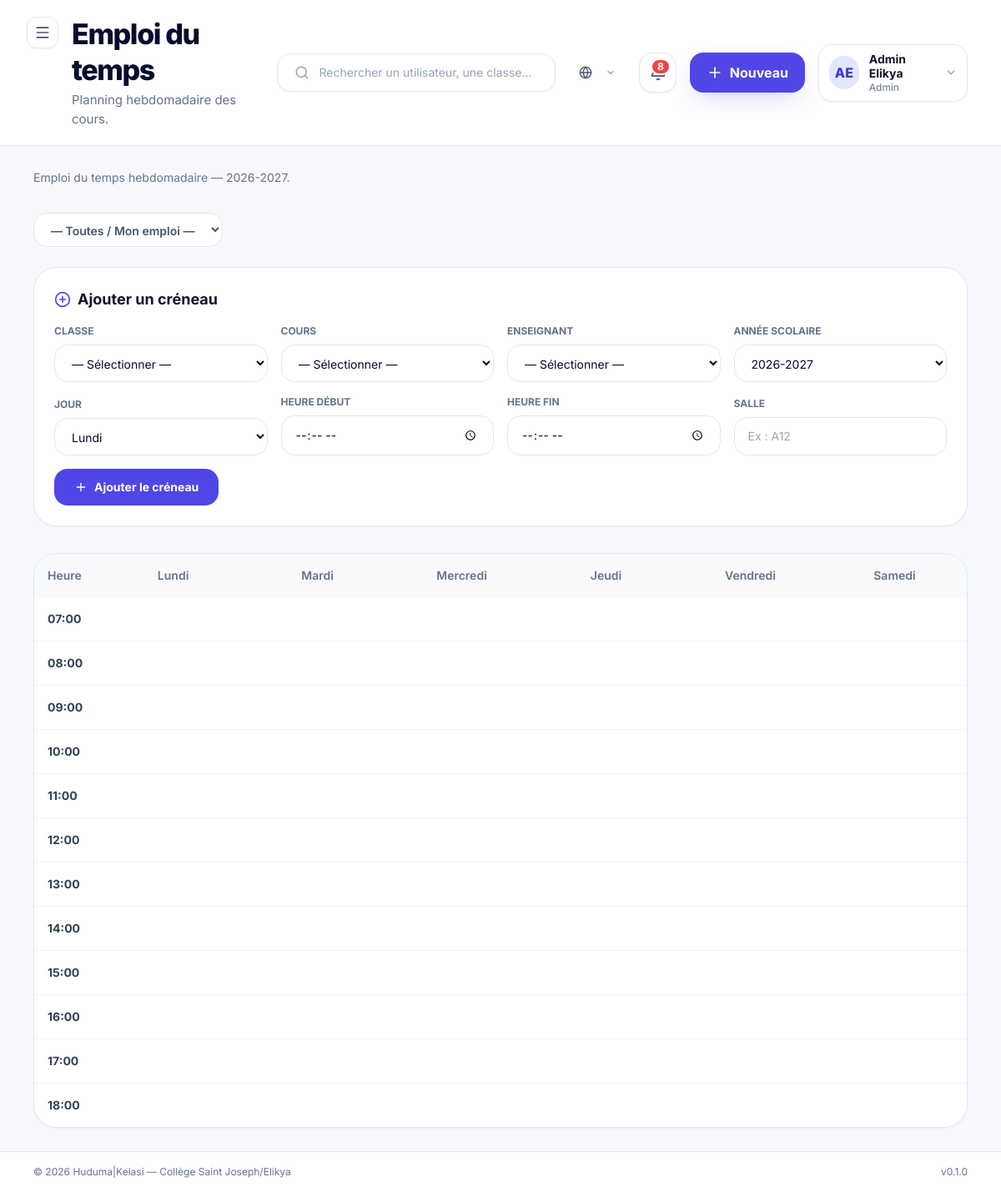
The page /schedule/ (signed in) on the database its author committed.
### apps/accounts/models.py (models this page shows, shortened)
class User(AbstractBaseUser, PermissionsMixin, BaseModel):
    email = models.EmailField(
        unique=True,
        verbose_name=_("Email"),
        help_text=_("Adresse email utilisée comme identifiant de connexion."),
    )
    first_name = models.CharField(
        max_length=80,
        verbose_name=_("Prénom"),
    )
    last_name = models.CharField(
        max_length=80,
        verbose_name=_("Nom"),
    )
    role = models.CharField(
        max_length=30,
        choices=UserRole.choices,
        default=UserRole.ELEVE,
        verbose_name=_("Rôle"),
        help_text=_("Rôle de l'utilisateur dans la plateforme."),
    )
    phone = models.CharField(
        max_length=30,
        blank=True,
        default="",
        verbose_name=_("Téléphone"),
    )
    avatar = models.ImageField(
        upload_to="avatars/",
        blank=True,
        null=True,
        verbose_name=_("Avatar"),
    )
    is_active = models.BooleanField(
        default=True,
        verbose_name=_("Actif"),
    )
    is_staff = models.BooleanField(
        default=False,
        verbose_name=_("Accès admin Django"),
    )
    date_joined = models.DateTimeField(
        auto_now_add=True,
        verbose_name=_("Date d'inscription"),
    )
    USERNAME_FIELD = "email"
    REQUIRED_FIELDS = ["first_name", "last_name"]
    objects = UserManager()
    class Meta:
        verbose_name = _("Utilisateur")
        verbose_name_plural = _("Utilisateurs")
        ordering = ["last_name", "first_name"]
        indexes = [
            models.Index(fields=["role"]),
            models.Index(fields=["is_active"]),
        ]
    @property
    def is_admin(self) -> bool:
        return self.role == UserRole.ADMIN
    @property
    def full_name(self) -> str:
        return f"{self.first_name} {self.last_name}".strip()
    @property
    def short_label(self) -> str:
        return ROLE_SHORT_LABELS.get(self.role, self.role)
    @property
    def initials(self) -> str:
        first = (self.first_name or "").strip()
        last = (self.last_name or "").strip()
        if first and last:
            return f"{first[0]}{last[0]}".upper()
        if first:
            return first[0].upper()
        if self.email:
            return self.email[0].upper()
        return "?"

### apps/academic/models.py (models this page shows, shortened)
class AnneeScolaire(BaseModel):
    libelle = models.CharField(
        max_length=20,
        unique=True,
        verbose_name=_("Libellé"),
        help_text=_("Exemple : 2026-2027"),
    )
    date_debut = models.DateField(verbose_name=_("Date de début"))
    date_fin = models.DateField(verbose_name=_("Date de fin"))
    est_active = models.BooleanField(
        default=False,
        verbose_name=_("Année active"),
    )
    class Meta:
        verbose_name = _("Année scolaire")
        verbose_name_plural = _("Années scolaires")
        ordering = ["-date_debut"]

### apps/schedule/views.py (the view, shortened to what this page needs)
# urls.py: path("", ScheduleView.as_view(), name="timetable"),
class ScheduleView(RoleRequiredMixin, TemplateView):
    template_name = "pages/schedule/timetable.html"
    allowed_roles = [UserRole.ADMIN, UserRole.DIRECTEUR_ETUDES, UserRole.ENSEIGNANT, UserRole.ELEVE]
    def get_context_data(self, **kwargs):
        ctx = super().get_context_data(**kwargs)
        ctx["page_title"] = "Emploi du temps"
        ctx["page_subtitle"] = "Planning hebdomadaire des cours."
        ctx["classes"] = Classe.objects.all().order_by("nom")
        ctx["jours"] = Creneau.Jour.choices
        heures = [f"{h:02d}:00" for h in range(7, 19)]
        ctx["heures"] = heures
        classe_id = self.request.GET.get("classe", "")
        annee_active = AnneeScolaire.objects.filter(est_active=True).first()
        if not annee_active:
            annee_active = AnneeScolaire.objects.order_by("-date_debut").first()
        if classe_id:
            ctx["active_classe"] = classe_id
            creneaux = Creneau.objects.filter(
                classe_id=classe_id,
                annee_scolaire=annee_active,
            ).select_related("cours", "enseignant", "classe")
        elif self.request.user.role == UserRole.ENSEIGNANT:
            creneaux = Creneau.objects.filter(
                enseignant=self.request.user,
                annee_scolaire=annee_active,
            ).select_related("cours", "enseignant", "classe")
        else:
            creneaux = Creneau.objects.none()
        grille = {}
        for creneau in creneaux:
            jour = creneau.jour
            heure_key = creneau.heure_debut.strftime("%H:%M")
            if jour not in grille:
                grille[jour] = {}
            grille[jour][heure_key] = creneau
        ctx["grille"] = grille
        ctx["annee_active"] = annee_active
        if self.request.user.role in [UserRole.ADMIN, UserRole.DIRECTEUR_ETUDES]:
            ctx["cours_list"] = Cours.objects.all().order_by("nom")
            ctx["enseignants"] = User.objects.filter(
                role=UserRole.ENSEIGNANT, is_active=True
            ).order_by("last_name", "first_name")
            ctx["annees"] = AnneeScolaire.objects.all().order_by("-date_debut")
        return ctx

### apps/core/context_processors.py (called while the page is built)
def _get_unread_count(user):
    try:
        from apps.notifications.models import Notification
        return Notification.objects.filter(destinataire=user, lu=False).count()
    except Exception:
        return 0

### apps/core/managers.py (called while the page is built)
    def get_queryset(self):
        return super().get_queryset().filter(deleted_at__isnull=True)

### apps/core/mixins.py (called while the page is built)
    def dispatch(self, request, *args, **kwargs):
        user = request.user
        if not user.is_authenticated:
            return self.handle_no_permission()
        if self.allowed_roles and user.role not in self.allowed_roles:
            raise PermissionDenied(
                "Votre rôle ne vous permet pas d'accéder à cette page."
            )
        return super().dispatch(request, *args, **kwargs)

### apps/core/templatetags/huduma_tags.py (called while the page is built)
@register.filter
def get_item(obj, key):
    if obj is None:
        return None
    if isinstance(obj, dict):
        return obj.get(key)
    return getattr(obj, key, None)

### templates/pages/schedule/timetable.html (shortened to what this page needs)
{% extends "layouts/dashboard.html" %}
{% load huduma_tags %}
{% load static %}
{% block content %}
  <section class="mb-8">
    <p class="text-sm text-slate-500 max-w-2xl">
      Emploi du temps hebdomadaire
      {% if annee_active %}— {{ annee_active.libelle }}{% endif %}.
    </p>
  </section>
  {% if request.user.is_admin or request.user.is_director %}
  <section class="flex items-center gap-4 mb-6">
    <form method="get" action="{% url 'schedule:timetable' %}" class="flex items-center gap-3">
      <select name="classe" class="bg-white border border-slate-200 rounded-2xl px-4 py-2.5 text-sm font-semibold text-slate-600 focus:border-indigo-500 outline-none" onchange="this.form.submit()">
        <option value="">— Toutes / Mon emploi —</option>
      </select>
    </form>
  </section>
  {% endif %}
  {% if request.user.is_admin or request.user.is_director %}
  <section class="bg-white border border-slate-200 rounded-[28px] shadow-sm p-6 mb-8">
    <h2 class="font-bold text-slate-900 text-lg mb-4 flex items-center gap-2">
      <i data-lucide="plus-circle" class="w-5 h-5 text-indigo-600"></i>
      Ajouter un créneau
    </h2>
    <form method="post" action="{% url 'schedule:creneau_create' %}" class="grid sm:grid-cols-2 lg:grid-cols-4 gap-4 items-end">
      <div>
        <label class="block text-xs font-bold text-slate-500 uppercase mb-2">Classe</label>
        <select name="classe" class="w-full bg-white border border-slate-200 rounded-2xl px-4 py-3 text-sm focus:border-indigo-500 outline-none">
          <option value="">— Sélectionner —</option>
        </select>
      </div>
      <div>
        <label class="block text-xs font-bold text-slate-500 uppercase mb-2">Cours</label>
        <select name="cours" class="w-full bg-white border border-slate-200 rounded-2xl px-4 py-3 text-sm focus:border-indigo-500 outline-none">
          <option value="">— Sélectionner —</option>
        </select>
      </div>
      <div>
        <label class="block text-xs font-bold text-slate-500 uppercase mb-2">Enseignant</label>
        <select name="enseignant" class="w-full bg-white border border-slate-200 rounded-2xl px-4 py-3 text-sm focus:border-indigo-500 outline-none">
          <option value="">— Sélectionner —</option>
        </select>
      </div>
      <div>
        <label class="block text-xs font-bold text-slate-500 uppercase mb-2">Année scolaire</label>
        <select name="annee_scolaire" class="w-full bg-white border border-slate-200 rounded-2xl px-4 py-3 text-sm focus:border-indigo-500 outline-none">
          {% for a in annees %}<option value="{{ a.pk }}" {% if annee_active and a.pk == annee_active.pk %}selected{% endif %}>{{ a.libelle }}</option>{% endfor %}
        </select>
      </div>
      <div>
        <label class="block text-xs font-bold text-slate-500 uppercase mb-2">Jour</label>
        <select name="jour" class="w-full bg-white border border-slate-200 rounded-2xl px-4 py-3 text-sm focus:border-indigo-500 outline-none">
          {% for value, label in jours %}<option value="{{ value }}">{{ label }}</option>{% endfor %}
        </select>
      </div>
      <div>
        <label class="block text-xs font-bold text-slate-500 uppercase mb-2">Heure début</label>
        <input type="time" name="heure_debut" class="w-full bg-white border border-slate-200 rounded-2xl px-4 py-3 text-sm focus:border-indigo-500 outline-none">
      </div>
      <div>
        <label class="block text-xs font-bold text-slate-500 uppercase mb-2">Heure fin</label>
        <input type="time" name="heure_fin" class="w-full bg-white border border-slate-200 rounded-2xl px-4 py-3 text-sm focus:border-indigo-500 outline-none">
      </div>
      <div>
        <label class="block text-xs font-bold text-slate-500 uppercase mb-2">Salle</label>
        <input type="text" name="salle" placeholder="Ex : A12" class="w-full bg-white border border-slate-200 rounded-2xl px-4 py-3 text-sm focus:border-indigo-500 outline-none">
      </div>
      <div class="sm:col-span-2 lg:col-span-4">
        <button type="submit"
                class="bg-indigo-600 text-white px-6 py-3 rounded-2xl font-bold text-sm hover:bg-indigo-700 flex items-center gap-2 transition-colors">
          <i data-lucide="plus" class="w-4 h-4"></i>
          Ajouter le créneau
        </button>
      </div>
    </form>
  </section>
  {% endif %}
  <section class="bg-white border border-slate-200 rounded-[28px] shadow-sm overflow-hidden">
    <div class="overflow-x-auto">
      <table class="w-full text-left border-collapse">
        <thead class="bg-slate-50">
          <tr class="text-sm text-slate-500">
            <th class="px-4 py-4 font-semibold text-left sticky left-0 bg-slate-50">Heure</th>
            {% for value, label in jours %}
              <th class="px-4 py-4 font-semibold text-center min-w-[160px]">{{ label }}</th>
            {% endfor %}
          </tr>
        </thead>
        <tbody class="divide-y divide-slate-100 text-sm">
          {% for heure in heures %}
            <tr class="hover:bg-slate-50">
              <td class="px-4 py-4 font-bold text-slate-700 sticky left-0 bg-white">{{ heure }}</td>
              {% for value, label in jours %}
                <td class="px-2 py-2 text-center">
                </td>
              {% endfor %}
            </tr>
          {% endfor %}
        </tbody>
      </table>
    </div>
  </section>
{% endblock %}

### templates/partials/navbar.html (shortened to what this page needs)
<div class="flex flex-col lg:flex-row lg:items-center justify-between gap-6 w-full">
  <div class="flex items-start gap-4">
    <button
      @click="sidebarOpen = !sidebarOpen"
      class="xl:hidden p-2 -ml-2 rounded-xl bg-white border border-slate-200 text-slate-600 hover:bg-slate-50 shadow-sm"
      aria-label="Basculer la sidebar"
    >
      <i data-lucide="menu" class="w-5 h-5"></i>
    </button>
    <div>
      <h2 class="text-[26px] lg:text-[34px] font-extrabold tracking-[-0.04em] text-kelasi-ink leading-tight">
        {% block navbar_title %}{{ page_title|default:"Tableau de bord" }}{% endblock %}
      </h2>
      {% if page_subtitle %}
        <p class="mt-1 text-slate-500 text-[14px] lg:text-[15px]">{{ page_subtitle }}</p>
      {% endif %}
    </div>
  </div>
  <div class="flex items-center gap-4">
    <div class="hidden md:flex items-center gap-3 w-[300px] lg:w-[360px] bg-white border border-slate-200 rounded-2xl px-5 py-3 shadow-sm">
      <i data-lucide="search" class="w-5 h-5 text-slate-400"></i>
      <input
        type="text"
        placeholder="Rechercher un utilisateur, une classe..."
        class="w-full outline-none text-sm bg-transparent text-slate-700 placeholder:text-slate-400"
      >
    </div>
    {% include "partials/language_switcher.html" %}
    <a
      href="{% url 'notifications:list' %}"
      class="relative w-12 h-12 rounded-2xl bg-white border border-slate-200 flex items-center justify-center shadow-sm hover:bg-slate-50"
      title="Notifications"
    >
      {% if unread_notifications_count > 0 %}
        <span class="absolute top-1.5 right-1.5 min-w-[20px] h-5 px-1.5 bg-red-500 text-white text-xs font-bold rounded-full flex items-center justify-center border-2 border-white">
          {{ unread_notifications_count }}
        </span>
      {% endif %}
    </a>
    {% if current_user_role == 'admin' %}
      <button class="hidden sm:flex bg-indigo-600 text-white px-5 py-3 rounded-2xl font-bold items-center gap-2 shadow-indigo-glow hover:bg-indigo-700 transition-colors">
        <i data-lucide="plus" class="w-5 h-5"></i>
        Nouveau
      </button>
    {% endif %}
    <div class="relative" x-data="{ userMenuOpen: false }">
      <button
        @click="userMenuOpen = !userMenuOpen"
        class="flex items-center gap-3 bg-white border border-slate-200 rounded-2xl px-3 py-2 shadow-sm hover:bg-slate-50"
      >
        <span class="w-10 h-10 rounded-full bg-indigo-100 text-indigo-700 flex items-center justify-center font-extrabold">
          {{ request.user.initials }}
        </span>
        <div class="hidden lg:block text-left">
          <p class="text-sm font-bold text-slate-900 leading-tight">{{ request.user.full_name }}</p>
          <p class="text-xs text-slate-500">{{ request.user.short_label }}</p>
        </div>
        <i data-lucide="chevron-down" class="w-4 h-4 text-slate-400 hidden lg:block"></i>
      </button>
    </div>
  </div>
</div>

### templates/layouts/base.html (style rules this page uses)
body { font-family: 'Inter', system-ui, sans-serif; }

### rows shown on the page
User: user.initials "AE", user.full_name "Admin Elikya", user.short_label "Admin"
AnneeScolaire: libelle "2026-2027"

### other values the page prints
{{ page_title|default:"Tableau de bord" }} "Emploi du temps"
{{ page_subtitle }} "Planning hebdomadaire des cours."
{{ unread_notifications_count }} "8"
{{ label }} "Lundi" "Mardi" "Mercredi" "Jeudi" "Vendredi" "Samedi"
{{ heure }} "07:00" "08:00" "09:00" "10:00" "11:00" "12:00" "13:00" "14:00" "15:00" "16:00" "17:00" "18:00"
{{ HUDUMA_NAME }} "Huduma"
{{ HUDUMA_VERSION }} "0.1.0"
form field annee_scolaire "2026-2027"
form field jour "Lundi"
